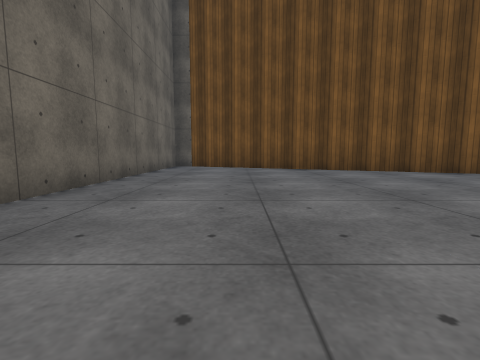
View 1 (above)

16 first-person views from a walk through a Unity game level. The camera is 0.55 m above the floor, tilts 6° down and sees 85° across. The floor is counted in squares, 1 m on a side. Each view is taken from the middle of a square. On the plan, view 1 faces up. The plan holds only what a view shows up to about 9 squares ahead; the rest is blank. The place goes on beyond the plan. Surface patterns are stand-ins for the level's own textures.

View 2
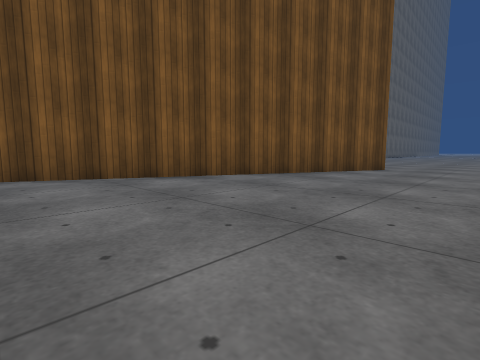

View 3
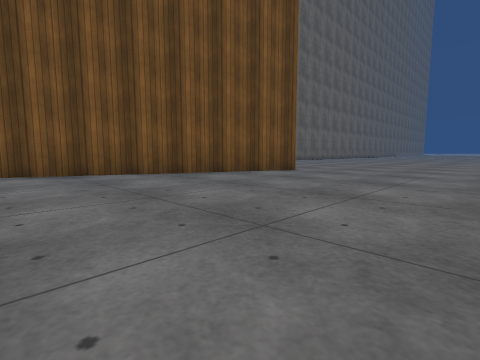

View 4
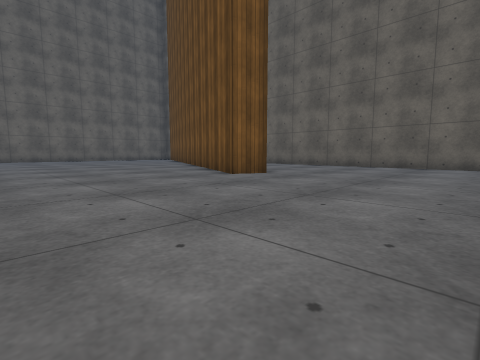

View 5
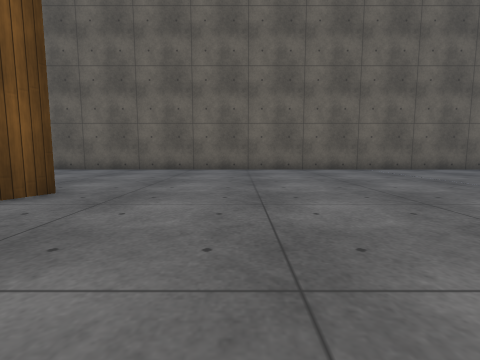

View 6
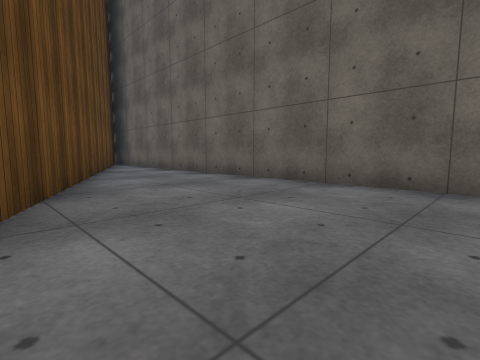

View 7
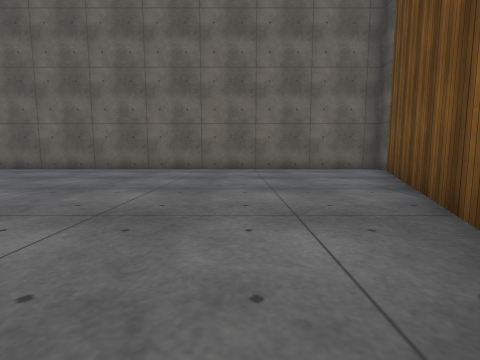

View 8
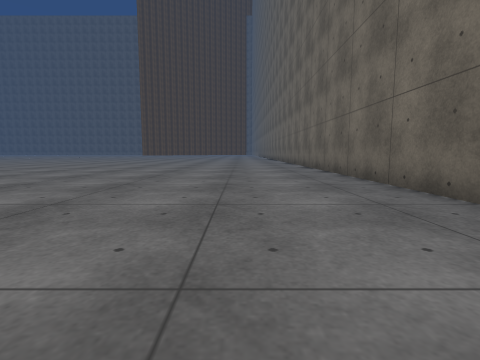

View 9
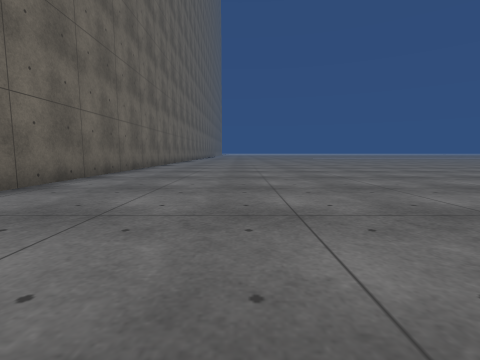

View 10
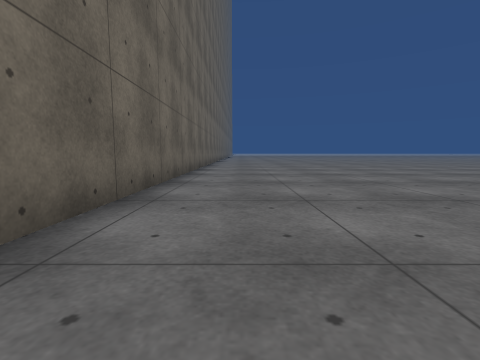

View 11
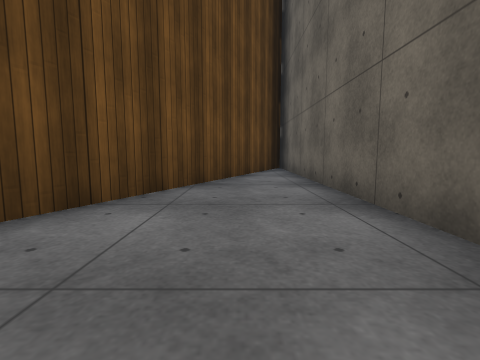

View 12
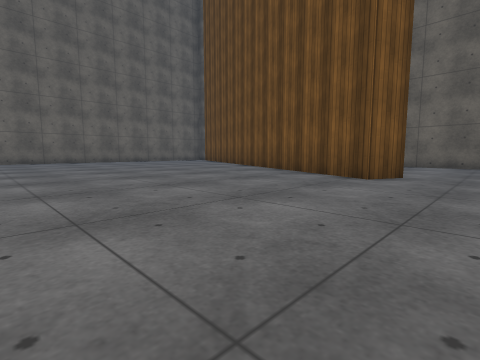

View 13
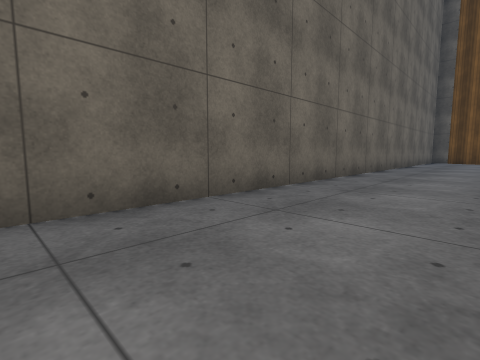

View 14
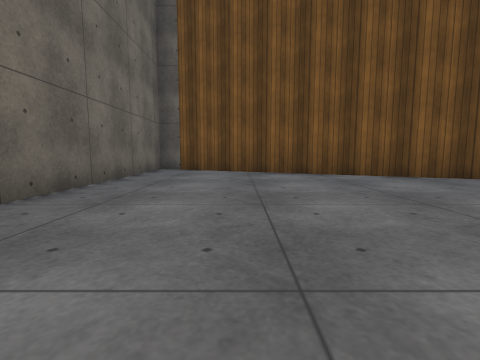

View 15
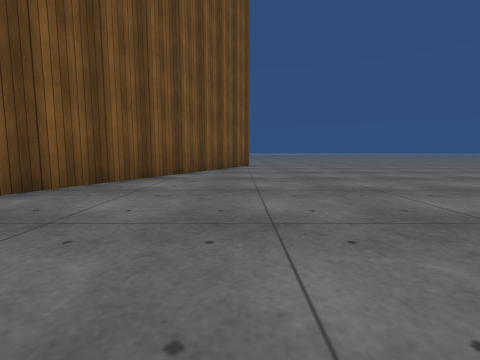

View 16
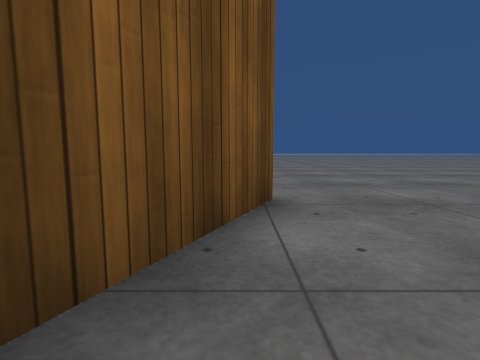

### Floor plan
Points are (right, up) in squares from view 1. A wall is a line through its corners. A room is listed if a view was taken in it or the views show most of it. See-through windows are left out.
Room 1 (views 1, 2, 3, 4, 5, 6, 7, 8, 9, 10, 11, 12, 13, 14, 15, 16)
walls: (11.5, 5.6) (11.1, 4.6) (-1.9, 10.4) (-2.6, 10.4) (-2.6, -6); (0.9, 10.3) (10.2, 6.1); (20.5, 10.4) (1, 10.4)

Positions as (right, up) in squares from view 1, and headings:
1: (0, 0), facing up
2: (2, 2), facing up-right
3: (4, 0), facing up-right
4: (16, 0), facing up-left
5: (14, 2), facing up
6: (13, 6), facing up-left
7: (6, 6), facing left
8: (0, 4), facing down
9: (12, 7), facing right
10: (13, 9), facing right
11: (10, 9), facing left
12: (13, -1), facing up-left
13: (0, -6), facing up-left
14: (0, 2), facing up
15: (0, 5), facing right
16: (8, 5), facing right
